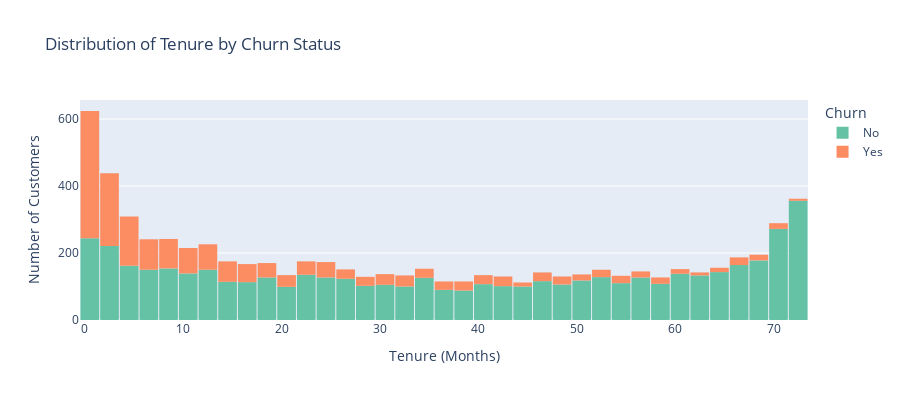

Notebook code cell kept with this figure:
### Markdown cell above
### **Tenure Summary**  
- **Total Customers Analyzed:** 7,043  
- **Average Tenure:** ~32 months, indicating that most customers stay for almost **2.5 years**.  
- **Standard Deviation:** ~24.6 months, showing a **wide variation** in customer retention durations.  
- **Minimum Tenure:** 0 months, representing **new customers or those who churned immediately**.  
- **25th Percentile (Q1):** 9 months — **25% of customers leave within the first year**.  
- **Median (Q2):** 29 months — **50% of customers stay for at least 2+ years**.  
- **75th Percentile (Q3):** 55 months — **top 25% customers remain loyal for over 4.5 years**.  
- **Maximum Tenure:** 72 months, indicating **customers staying for the full 6 years**.

### Code cell
import plotly.express as px

fig = px.histogram(
    df,
    x='tenure',
    color='Churn',
    nbins=72,
    color_discrete_sequence=px.colors.qualitative.Set2,
    title='Distribution of Tenure by Churn Status'
)

# Customize layout
fig.update_layout(
    xaxis_title='Tenure (Months)',
    yaxis_title='Number of Customers',
    bargap=0.05,
    height=400,
    width=900
)

fig.show()

### Figure 1 — Plotly figure (JSON) as saved in the notebook; plotly's stock layout.template omitted (floating-point values rounded to 4 significant figures; data arrays with more than 128 entries replaced by an {"elided": "..."} marker saying what was removed)
{"data": [{"alignmentgroup": "True", "bingroup": "x", "hovertemplate": "Churn=No<br>tenure=%{x}<br>count=%{y}<extra></extra>", "legendgroup": "No", "marker": {"color": "rgb(102,194,165)", "pattern": {"shape": ""}}, "name": "No", "nbinsx": 72, "offsetgroup": "No", "orientation": "v", "showlegend": true, "type": "histogram", "x": {"elided": "5174 int values"}, "xaxis": "x", "yaxis": "y"}, {"alignmentgroup": "True", "bingroup": "x", "hovertemplate": "Churn=Yes<br>tenure=%{x}<br>count=%{y}<extra></extra>", "legendgroup": "Yes", "marker": {"color": "rgb(252,141,98)", "pattern": {"shape": ""}}, "name": "Yes", "nbinsx": 72, "offsetgroup": "Yes", "orientation": "v", "showlegend": true, "type": "histogram", "x": {"elided": "1869 int values"}, "xaxis": "x", "yaxis": "y"}], "layout": {"bargap": 0.05, "barmode": "relative", "height": 400, "legend": {"title": {"text": "Churn"}, "tracegroupgap": 0}, "title": {"text": "Distribution of Tenure by Churn Status"}, "width": 900, "xaxis": {"anchor": "y", "domain": [0, 1], "title": {"text": "Tenure (Months)"}}, "yaxis": {"anchor": "x", "domain": [0, 1], "title": {"text": "Number of Customers"}}}}
